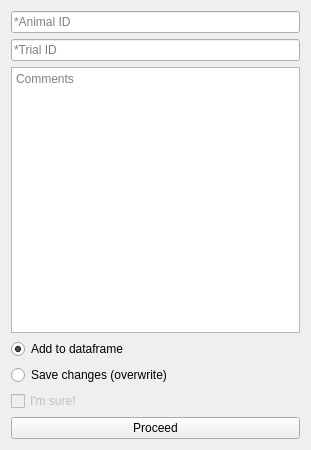
<?xml version="1.0" encoding="UTF-8"?>
<ui version="4.0">
 <class>Form</class>
 <widget class="QWidget" name="Form">
  <property name="geometry">
   <rect>
    <x>0</x>
    <y>0</y>
    <width>311</width>
    <height>450</height>
   </rect>
  </property>
  <property name="windowTitle">
   <string>Form</string>
  </property>
  <layout class="QVBoxLayout" name="verticalLayout">
   <item>
    <widget class="QLineEdit" name="lineEditAnimalID">
     <property name="placeholderText">
      <string>*Animal ID</string>
     </property>
    </widget>
   </item>
   <item>
    <widget class="QLineEdit" name="lineEditTrialID">
     <property name="placeholderText">
      <string>*Trial ID</string>
     </property>
    </widget>
   </item>
   <item>
    <widget class="QPlainTextEdit" name="textBoxComments">
     <property name="sizePolicy">
      <sizepolicy hsizetype="Expanding" vsizetype="Expanding">
       <horstretch>0</horstretch>
       <verstretch>0</verstretch>
      </sizepolicy>
     </property>
     <property name="placeholderText">
      <string>Comments</string>
     </property>
    </widget>
   </item>
   <item>
    <widget class="QRadioButton" name="radioButtonAddToDataFrame">
     <property name="text">
      <string>Add to dataframe</string>
     </property>
     <property name="checked">
      <bool>true</bool>
     </property>
    </widget>
   </item>
   <item>
    <widget class="QRadioButton" name="radioButtonSaveChanges">
     <property name="text">
      <string>Save changes (overwrite)</string>
     </property>
    </widget>
   </item>
   <item>
    <widget class="QCheckBox" name="checkBoxSaveChanges">
     <property name="enabled">
      <bool>false</bool>
     </property>
     <property name="text">
      <string>I'm sure!</string>
     </property>
    </widget>
   </item>
   <item>
    <widget class="QPushButton" name="btnProceed">
     <property name="text">
      <string>Proceed</string>
     </property>
    </widget>
   </item>
  </layout>
 </widget>
 <resources/>
 <connections>
  <connection>
   <sender>radioButtonSaveChanges</sender>
   <signal>toggled(bool)</signal>
   <receiver>checkBoxSaveChanges</receiver>
   <slot>setEnabled(bool)</slot>
   <hints>
    <hint type="sourcelabel">
     <x>300</x>
     <y>51</y>
    </hint>
    <hint type="destinationlabel">
     <x>280</x>
     <y>81</y>
    </hint>
   </hints>
  </connection>
  <connection>
   <sender>radioButtonSaveChanges</sender>
   <signal>toggled(bool)</signal>
   <receiver>checkBoxSaveChanges</receiver>
   <slot>setVisible(bool)</slot>
   <hints>
    <hint type="sourcelabel">
     <x>312</x>
     <y>61</y>
    </hint>
    <hint type="destinationlabel">
     <x>309</x>
     <y>72</y>
    </hint>
   </hints>
  </connection>
 </connections>
</ui>
